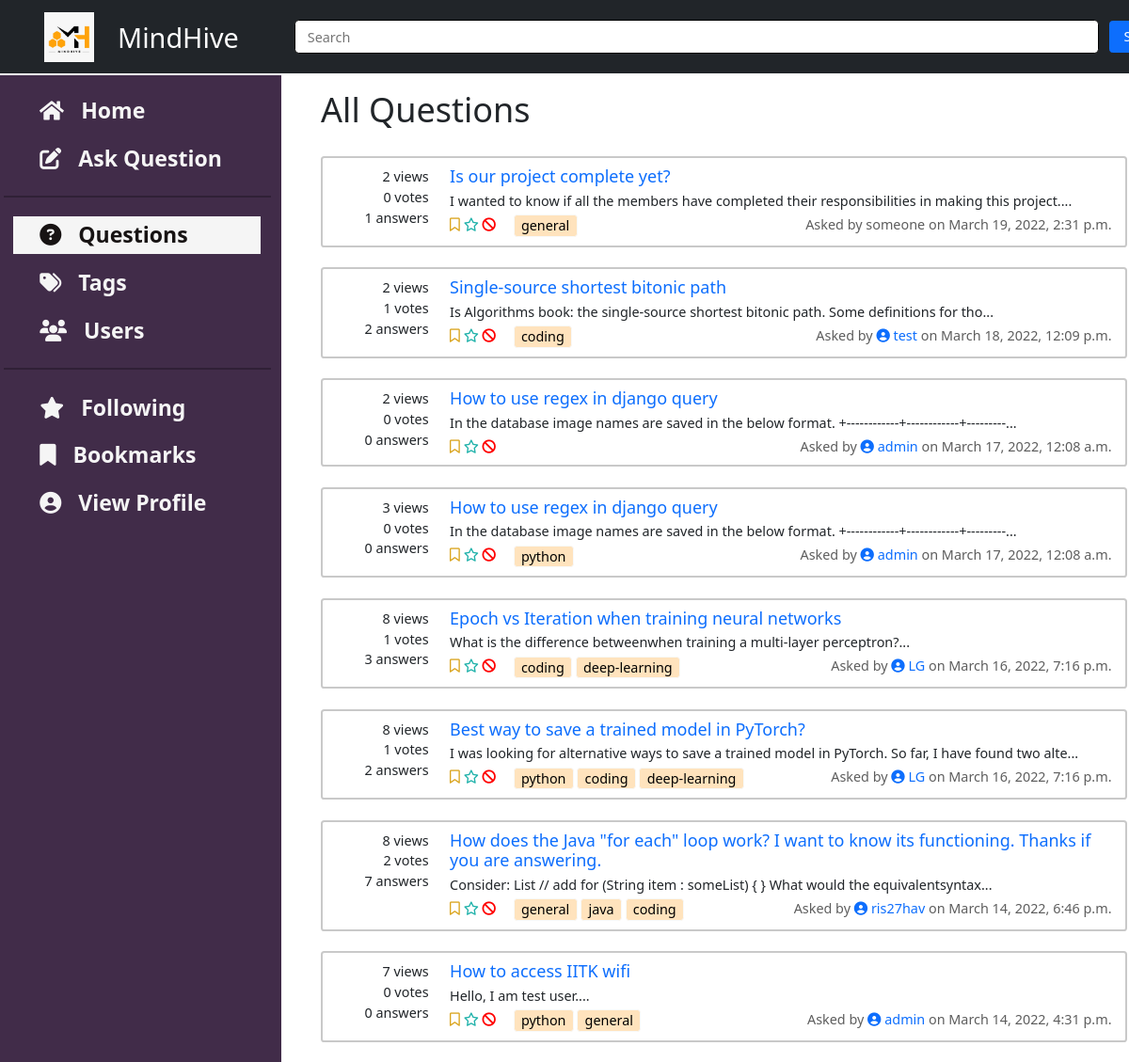
Page /home/questions on the earlier database version.
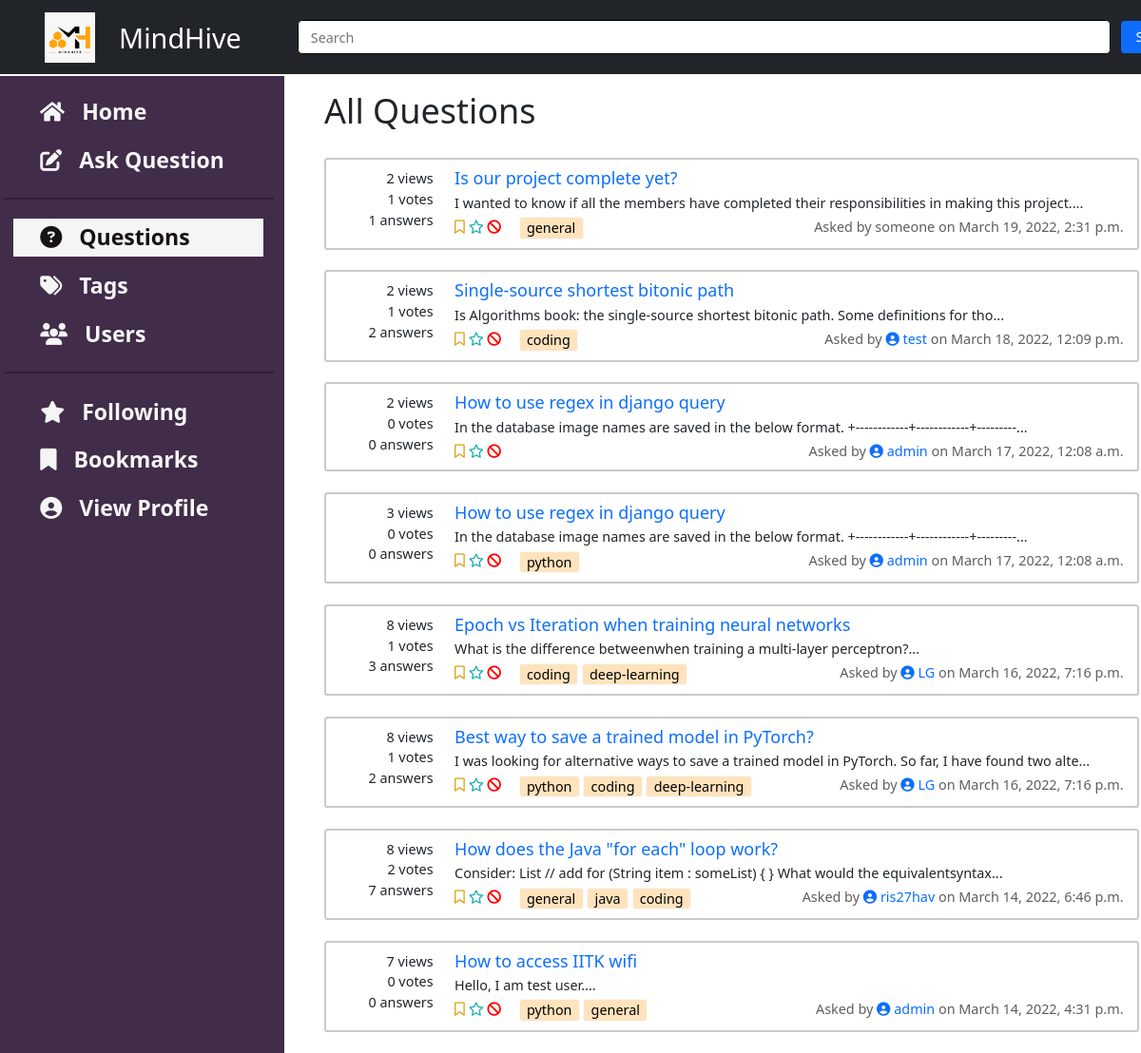
Same page on the later database version.
### questions/models.py (models this page shows, shortened)
class Question(Content):
    title = models.CharField(max_length=100)
    tags = models.ManyToManyField(to='tags.Tag', blank=True)
    viewedBy = models.ManyToManyField(to='users.User', related_name='viewedBy', blank=True)
    def get_votes(self):
        return self.likedBy.count() - self.dislikedBy.count()
    def get_summary_text(self):
        text = re.sub(r'<.*?>|&+.*;+', '', self.text)
        return text[:100] + '...'
    class Meta:
        ordering = ['-pub_date']

### home/models.py (models this page shows, shortened)
class Content(models.Model):
    text = RichTextField()
    author = models.ForeignKey(to='users.User', on_delete=models.SET_NULL, related_name='author', null=True)
    anonymous = models.BooleanField(default=False)
    pub_date = models.DateTimeField('date published', default=datetime.now())
    likedBy = models.ManyToManyField(to='users.User', related_name='likedBy', blank=True)
    dislikedBy = models.ManyToManyField(to='users.User', related_name='dislikedBy', blank=True)
    def get_author_name(self):
        if self.anonymous:
            return 'Anonymous User'
        else:
            return self.author.name
    def get_author_id(self):
        if self.anonymous:
            return 'Anonymous User'
        else:
            return self.author_id

### users/models.py (models this page shows, shortened)
class User(AbstractUser):
    username = models.CharField(max_length=20,blank=False)
    email = models.EmailField(
        verbose_name='email address',
        max_length=255,
        unique=True,
        blank=False,
    )
    name = models.CharField(max_length=20, blank=True, null=True)
    roll_no=models.CharField(max_length=8, blank=True, null=True)
    profile_image = models.ImageField(upload_to='profile_image', default='default.jpg')
    blocked = models.BooleanField(default=False)
    followingQuestions = models.ManyToManyField(to='questions.Question', related_name='users_following', blank=True)
    bookmarkQuestions = models.ManyToManyField(to='questions.Question', related_name='users_bookmarked', blank=True)
    favouriteTags = models.ManyToManyField(to='tags.Tag', blank=True)
    objects = UserInfoManager()
    USERNAME_FIELD = 'email'
    REQUIRED_FIELDS = ['username' ]

### home/views.py (the view)
# urls.py: path('questions', views.allQuestionsView, name='view_questions'),
def allQuestionsView(request):
    questions = Question.objects.all()
    return render(request, 'home/questions.html', {'questions' : questions})

### home/templates/home/questions.html (shortened to what this page needs)
{% extends 'questions_list.html' %}
{% block heading %}
All Questions
{% endblock %}

### templates/questions_list.html (shortened to what this page needs)
{% extends 'base.html' %}
{% block insert_content %}
<h1 class="container">
    {% block heading %}{% endblock %}
</h1>
<br>
<div class="container">
    {% if questions %}
    {%for question in questions%}
    <div class="card d-flex flex-row ">
        <div class="d-flex flex-column align-middle ques-stats">
            <span>{{question.viewedBy.count}} views</span>
            <span>{{question.get_votes}} votes</span>
            <span>{{question.answer_set.count}} answers</span>
        </div>
        <div class="d-flex flex-column">
            <a href="{% url 'questions:view_question' question_id=question.id %}" style="text-decoration: none;">
                <h5 style="margin-bottom: 4px;">{{question.title}}</h5>
            </a>
            <div style="margin-bottom: 4px;">{{question.get_summary_text}}</div>
            <div class="d-flex flex-row">
                <span>
                    <form class="follow-bookmark-form icon-only-buttons" style="display:inline">
                        <button type="submit" class="bookmark" name="action" , value="bookmark">
                            {% if user in question.users_bookmarked.all %}
                            <i class="fa-solid fa-bookmark"></i>
                            {% else %}
                            <i class="fa-regular fa-bookmark"></i>
                            {% endif %}
                        </button>
                        <button type="submit" class="follow" name="action" , value="follow">
                            {% if user in question.users_following.all %}
                            <i class="fa-solid fa-star"></i>
                            {% else %}
                            <i class="fa-regular fa-star"></i>
                            {% endif %}
                        </button>
                    </form>
                    <form class="icon-only-buttons" action="{% url 'questions:report' question.id %}" method="GET"
                        style="display:inline">
                        <button type="submit" name="id" , value={{question.id}}>
                            <i class="fa-solid fa-ban"></i>
                        </button>
                    </form>
                    {% for tag in question.tags.all %}
                    {% if tag in user.favouriteTags.all %}
                    <a class="btn btn-success" style="padding: 0px 8px;" href="#" class="tag_questions">{{tag.name}}</a>
                    {% else %}
                    <a class="btn btn-light" style="padding: 0px 8px; background-color: rgb(255, 227, 189);" href="#"
                        class="tag_questions">{{tag.name}}</a>
                    {% endif %}
                    {% endfor %}
                </span>
                <div class="text-right" style="position: absolute; right: 16px; color: rgb(94, 94, 94);">Asked by
                    {% if question.get_author_name == 'Anonymous User' %}
                    someone
                    {% else %}
                    <a href="{% url 'users:view_user' pk=question.get_author_id %}" style="text-decoration: none;">
                        <i class="fa-solid fa-circle-user"></i>
                        {{question.author.username}}
                    </a>
                    {% endif %}
                    on {{question.pub_date}}
                </div>
            </div>
        </div>
    </div>
    <br />
    {%endfor%}
    {% else %}
    <h2>
        {% block empty_message %}
        No questions to display.
        {% endblock %}
    </h2>
    {% endif %}
</div>
{% endblock %}

Differences in the rows shown:
computed for Question "Is our project complete yet?": get_votes "0" → "1"
changed Question "ris27hav": title "How does the Java \"for each\" loop work? I want to know its functioning. Thanks if you are answering." → "How does the Java \"for each\" loop work?"
